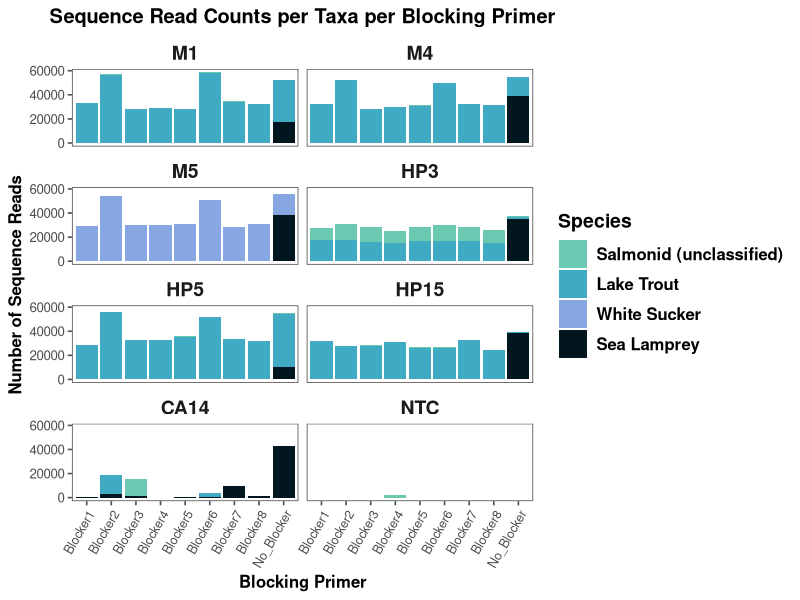

Generate this figure with R:
# Sequence Read Counts per Taxa per Blocking Primer
# Conor O'Kane

library(tidyverse)
library(readxl)
library(ggthemes)


options(scipen = 999)  # removing scientific notation

matrix <- read_excel("./12S_SL_BP_Micro.mothur.community.matrix.xls")



#-------------------------------------------------------------------------------
# Data Organization

# change name of first column to indicate the sample
colnames(matrix)[1] <- "Sample"
matrix$Sample <- gsub("\\.12S$", "", matrix$Sample) #simplify sample names

# lot of extra columns, only need first four species
# these are lake trout, white sucker, sea lamprey, and Salmonidae 
matrix1 <- matrix[,1:5]

# which sample?
matrix1 <- matrix1 %>%
  mutate(sample = case_when(
    grepl("CA14", Sample) ~ "CA14",
    grepl("HP3", Sample) ~ "HP3",
    grepl("HP15", Sample) ~ "HP15",
    grepl("HP5", Sample) ~ "HP5",
    grepl("M1", Sample) ~ "M1",
    grepl("M4", Sample) ~ "M4",
    grepl("M5", Sample) ~ "M5",
    TRUE ~ "NTC" # default case
  ))

# specific Sample column
matrix1 <- matrix1 %>%
  mutate(specific_blocker = case_when(
    grepl("PMBlock_A_C3_H_", Sample) ~ "Blocker1",
    grepl("PMBlock_B_C3_H_", Sample) ~ "Blocker2",
    grepl("PMBlock_A_dT_H_", Sample) ~ "Blocker3",
    grepl("PMBlock_B_dT_H_", Sample) ~ "Blocker4",
    grepl("PMBlock_A_C3", Sample) ~ "Blocker5",
    grepl("PMBlock_B_C3", Sample) ~ "Blocker6",
    grepl("PMBlock_A_dT", Sample) ~ "Blocker7",
    grepl("PMBlock_B_dT", Sample) ~ "Blocker8",
    TRUE ~ "No_Blocker" # default case if none of the above conditions are met
  ))

# reorder to sort by blocker 
matrix1 <- matrix1[order(matrix1$specific_blocker), ]

# pivot longer to prepare for stacked bar chart
matrix1_long <- matrix1 %>%
  pivot_longer(cols = c(Salvelinus_namaycush, 
                        Catostomus_commersonii, 
                        Petromyzontidae_unclassified, 
                        Salmonidae_unclassified), 
               names_to = "Species", values_to = "Reads")

# add column to indicate sample names used 
matrix1_long <- matrix1_long %>%
  mutate(Digestive_Sample = case_when(
    grepl("CA14", Sample) ~ "CA14",
    grepl("HP3", Sample) ~ "HP3",
    grepl("HP15", Sample) ~ "HP15",
    grepl("HP5", Sample) ~ "HP5",
    grepl("M1", Sample) ~ "M1",
    grepl("M4", Sample) ~ "M4",
    grepl("M5", Sample) ~ "M5",
    TRUE ~ "NTC" # default case (non-template control)
  ))

matrix1_long$Species <- factor(matrix1_long$Species, levels=c("Salmonidae_unclassified",
                                                              "Salvelinus_namaycush",
                                                              "Catostomus_commersonii",
                                                              "Petromyzontidae_unclassified"))
# filter out homo sapiens and NTC samples
matrix1_long <- filter(matrix1_long, Species != "Homo_sapiens")
# matrix1_long <- filter(matrix1_long, !grepl("NTC", matrix1_long$Sample))




#-------------------------------------------------------------------------------
# Sequence reads per taxa per blocker plot

# adjust colors
custom_colors <- c("#6bc9b2", "#40aac2","#87a7e3","#01161e")

#change order of factor
matrix1_long$Digestive_Sample <- factor(matrix1_long$Digestive_Sample, levels = c("M1", "M4", "M5", "HP3", "HP5", "HP15", "CA14", "NTC"))

#plot
matrix1_long_plot <- ggplot(matrix1_long, aes(x = specific_blocker, y = Reads, fill = Species)) +
  geom_col() +
  scale_fill_manual(values = custom_colors, 
                    labels = c("Salmonid (unclassified)",  "Lake Trout", "White Sucker", "Sea Lamprey"))+
  theme_few()+
  theme(axis.text.x = element_text(angle = 60, vjust = 1, hjust = 1, size = 15),
        plot.title = element_text(hjust = 0.5)) +
  ggtitle("Sequence Read Counts per Taxa per Blocking Primer") +
  labs(x = "Blocking Primer", y = "Number of Sequence Reads") +
  facet_wrap(~ Digestive_Sample, ncol = 2)+  # toggle this on/off for wrapped/unwrapped plot
  theme(text = element_text(family = "Helvetica", face = "bold"),
        strip.text = element_text(size = 14),
        axis.text = element_text(family = "Helvetica", face = "plain"),
        axis.text.x = element_text(size = 9),
        legend.key.size = unit(1.5, "lines"),  # Adjust legend key size
        legend.text = element_text(size = 12),  # Adjust legend text size
        legend.title = element_text(size = 14, face = "bold"))

matrix1_long_plot

#-------------------------------------------------------------------------------
# Statistical comparisons

head(matrix1_long)

# average sea lamprey reads in mock communities with blocking primer
lamprey_blocker_reads <- matrix1_long %>%
  filter(Species == "Petromyzontidae_unclassified") %>%
  filter(specific_blocker != "No_Blocker") %>%
  filter(sample %in% c("M1", "M4", "M5"))

round(mean(lamprey_blocker_reads$Reads), digits = 2) # 1.03
round(sd(lamprey_blocker_reads$Reads), digits = 2) # 1.38
